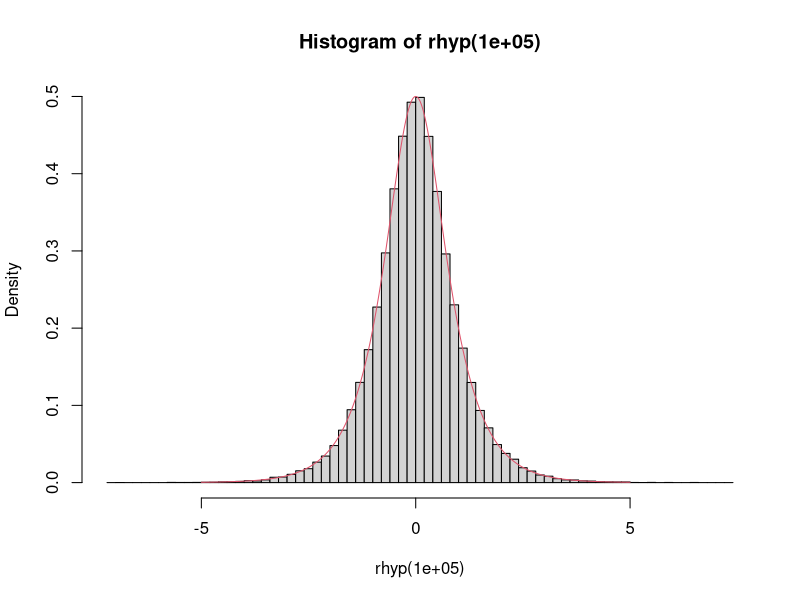
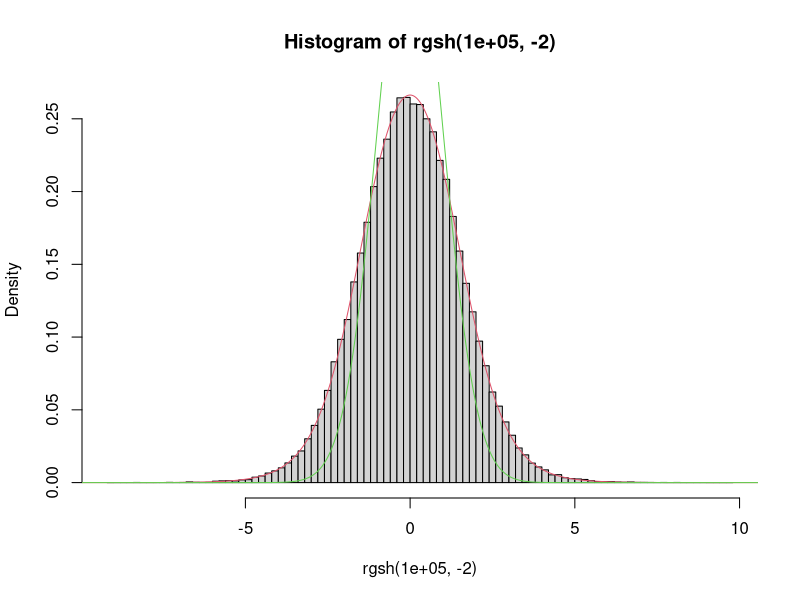
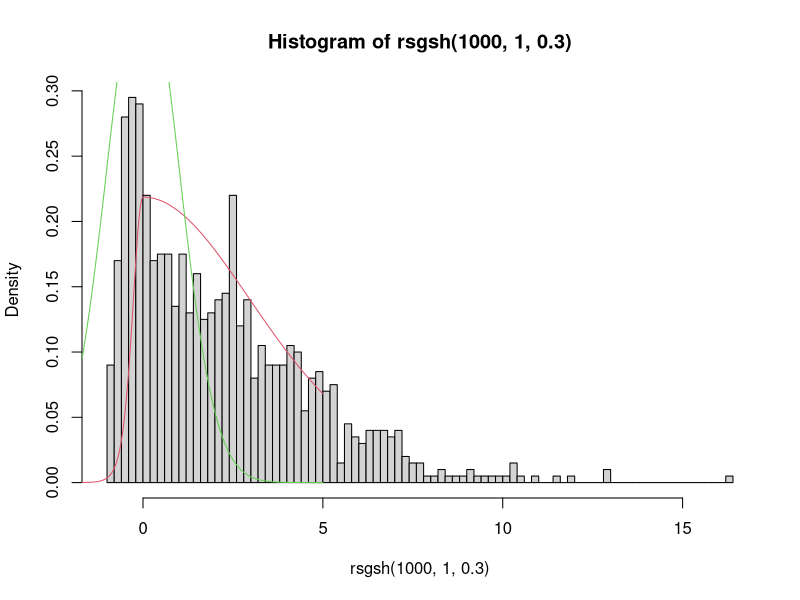

These charts were generated, in order, by the following R code:
#Homework Implementation of Hyperbolic Distribution

dhyp <- function(x){
1/(2*cosh(pi*x*0.5))}

phyp <- function(x){
0.5+1/pi*atan(sinh(pi*x*0.5))}

qhyp <- function(q){
-2/pi * asinh(tan(pi/2 - pi*q))}

rhyp <- function(x){
y=runif(x,0,1)
r=qhyp(y)
r
}

x=seq(-5,5,by=0.001)
hist(rhyp(100000),breaks=100,probability=T)
lines(x,dhyp(x),col=2)


#Generalised Hyperbolic Distribution
acot=function(z){
pi/2-atan(z)
}

#http://de.wikipedia.org/wiki/Arccot

acoth=function(x){
1/2*log((x+1)/(x-1))
}

#http://de.wikipedia.org/wiki/Tanh

dgsh<-function(x,t){

if(-pi<t && t<=0){
a<-cos(t)
c2<-sqrt((pi^2-t^2)/3)
c1<-sin(t)/t*c2}
if(t< (-pi)){
warning("t between -pi and infinity")
}
else{
a<-cosh(t)
c2<-sqrt((pi^2-t^2)/3)
c1<-sinh(t)/t*c2}   

c1*exp(c2*x)/(exp(2*c2*x)+2*a*exp(c2*x)+1)
}

pgsh <- function(x,t){
if(-pi<t && t<0){
c2<-sqrt((pi^2-t^2)/3)
p=1+1/t *acot(-(exp(c2*x)+cos(t))/sin(t))}

if(t< (-pi)){
warning("t between -pi and infinity")
}

if(t==0)
p=exp(pi*x/sqrt(3))/(1+exp(pi*x/sqrt(3)))

else
{
c2<-sqrt((pi^2-t^2)/3)
p=1-1/t*acoth((exp(c2*x)+cosh(t))/sinh(t))
}
p
}


qgsh=function(u,t){
if(-pi<t && t<0){
c2<-sqrt((pi^2-t^2)/3)
q=1/c2*log(sin(t*u)/(sin(t*(1-u))))}

if(t< (-pi)){
warning("t between -pi and infinity")
}

if(t==0)
q=sqrt(3)/pi*log(u/(1-u))

else
{
c2<-sqrt((pi^2-t^2)/3)
q=1/c2*log((sinh(t*u))/(sinh(t*(1-u))))
}
q
}

rgsh=function(x,t){
y=runif(x,0,1)
r=qgsh(y,t)
r
}

x=seq(-15,15,by=0.001)
hist(rgsh(100000,-2),breaks=100,probability=T)
lines(x,dgsh(x,-2),col=2)
lines(x,dnorm(x),col=3)


####SGSH Distribution

dsgsh=function(x,t,g){
                                                       
  (2/(g+1/g))*((dgsh(x/g,t)*(x<0))+ (dgsh((x*g),t))*(x>=0))
 }
 
psgsh <- function(x,t,g)
{
2*g^2/(g^2+1)*(pgsh(x/g,t)*(x<0)+ ((g^2-1+2*pgsh(g*x,t))/(2*g^2)) * (x>=0) )
}


qsgsh <- function(x,t,g)
{
y <- NULL
for(i in 1 : length(x)) {
if(x[i] < g^2 / (1 + g)) {
  y <- c(y, g*qgsh( (x[i]*(g^2+1)/(2*g^2)),t)) }
else  {

y <- c(y, 1/g * qgsh((x[i]*(g+1)/2-(g-1)/2),t))}
}
y
}


rsgsh=function(x,t,g)
{
y=runif(x,0,1)
r=qsgsh(y,t,g)
r
}

x=seq(-5,5,by=0.001)
hist(rsgsh(1000,1,0.3),breaks=100,probability=T)
lines(x,dsgsh(x,1,0.3),col=2)
lines(x,dnorm(x),col=3)
